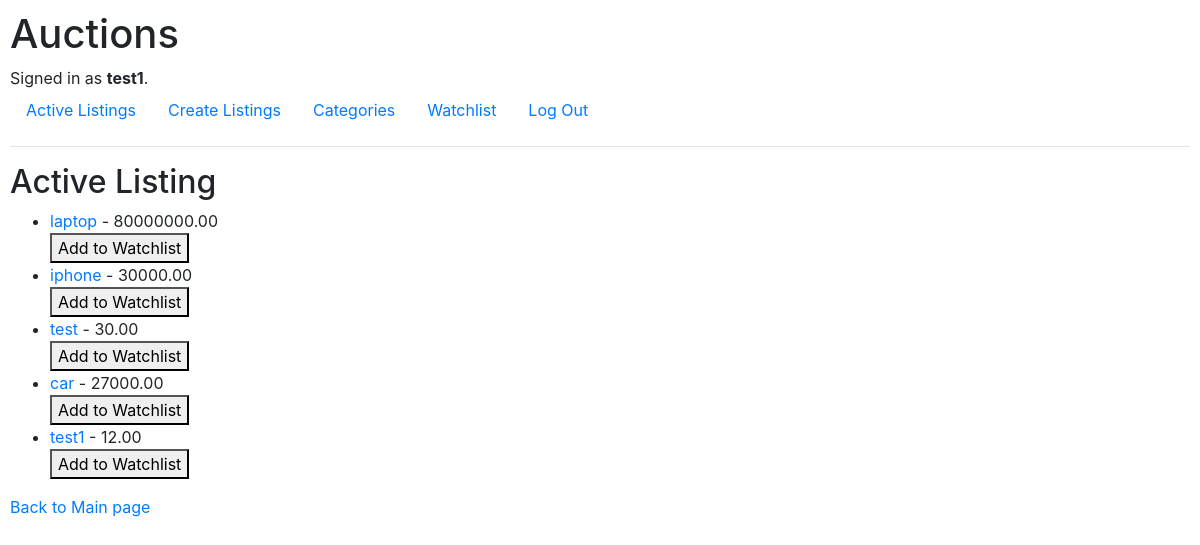
/active_listing/ (signed in), run on the app's committed database.
### auctions/models.py (models this page shows)
class User(AbstractUser):
    pass

class Listing(models.Model):
    title = models.CharField(max_length=64, unique= True)
    text_description = models.CharField(max_length=255)
    price = models.FloatField()
    inActive = models.BooleanField(default=True)
    owner = models.ForeignKey(User, on_delete=models.CASCADE, blank=True, null=True, related_name="user")
    category = models.ForeignKey(Category, on_delete=models.CASCADE, blank=True,null=True, related_name="category")
    image_url = models.URLField(blank=True, null=True)
    starting_bid = models.DecimalField(max_digits=10, decimal_places=2, default=0.0)
    current_highest_bid = models.DecimalField(max_digits=10, decimal_places=2, default=0)
    current_highest_bidder = models.ForeignKey(User, on_delete=models.SET_NULL, null=True, blank=True)
    watchlist_users = models.ManyToManyField(User,related_name='watchlist_listings', blank=True)

### auctions/views.py (the view)
# urls.py: path('active_listing/', views.active_listing, name='active_listing'),
def active_listing(request):
    listings = Listing.objects.all()
    return render(request, "auctions/active_listing.html", {'listings': listings})

### auctions/templates/auctions/active_listing.html (shortened to what this page needs)
{% extends "auctions/layout.html" %}
{% block body %}
    <h2>Active Listing</h2>
    <ul>
        {% for listing in listings %}
            <li>
                <a href="{% url 'listing_detail' listing.id %}">{{ listing.title }}</a> - {{listing.current_highest_bid}}
                <form method="POST" action="{% url 'add_to_watchlist' listing.id %}">
                    <button type="submit">Add to Watchlist</button>
                </form>
            </li>
        {% empty %}
            <li>No Listings available.</li>
        {% endfor %}
    </ul>
    <a href="{% url 'active_listing' %}">Back to Main page</a>
{% endblock %}

### auctions/templates/auctions/layout.html (shortened to what this page needs)
{% load static %}
<!DOCTYPE html>
<html lang="en">
    <head>
        <link rel="stylesheet" href="https://stackpath.bootstrapcdn.com/bootstrap/4.4.1/css/bootstrap.min.css">
        <link href="{% static 'auctions/styles.css' %}" rel="stylesheet">
    </head>
    <body>
        <h1>Auctions</h1>
        <div>
            {% if user.is_authenticated %}
                Signed in as <strong>{{ user.username }}</strong>.
            {% else %}
                Not signed in.
            {% endif %}
        </div>
        <ul class="nav">
            <li class="nav-item">
                <a class="nav-link" href="{% url 'active_listing' %}">Active Listings</a>
            </li>
            <li class="nav-item">
                <a class="nav-link" href="{% url 'create_listing' %}">Create Listings</a>
            </li>
            <li class="nav-item">
                <a class="nav-link" href="{% url 'create_listing' %}">Categories</a>
            </li>
            <li class="nav-item">
                <a class="nav-link" href="{% url 'watchlist' %}">Watchlist</a>
            </li>
            {% if user.is_authenticated %}
                <li class="nav-item">
                    <a class="nav-link" href="{% url 'logout' %}">Log Out</a>
                </li>
            {% endif %}
        </ul>
        <hr>
        {% block body %}
        {% endblock %}
    </body>
</html>

### auctions/static/auctions/styles.css (style rules this page uses)
body { padding: 10px; }

### data on the page
User: username "test1"
Listing: title "laptop", current_highest_bid "80000000.00"
Listing: title "iphone", current_highest_bid "30000.00"
Listing: title "test", current_highest_bid "30.00"
Listing: title "car", current_highest_bid "27000.00"
Listing: title "test1", current_highest_bid "12.00"
